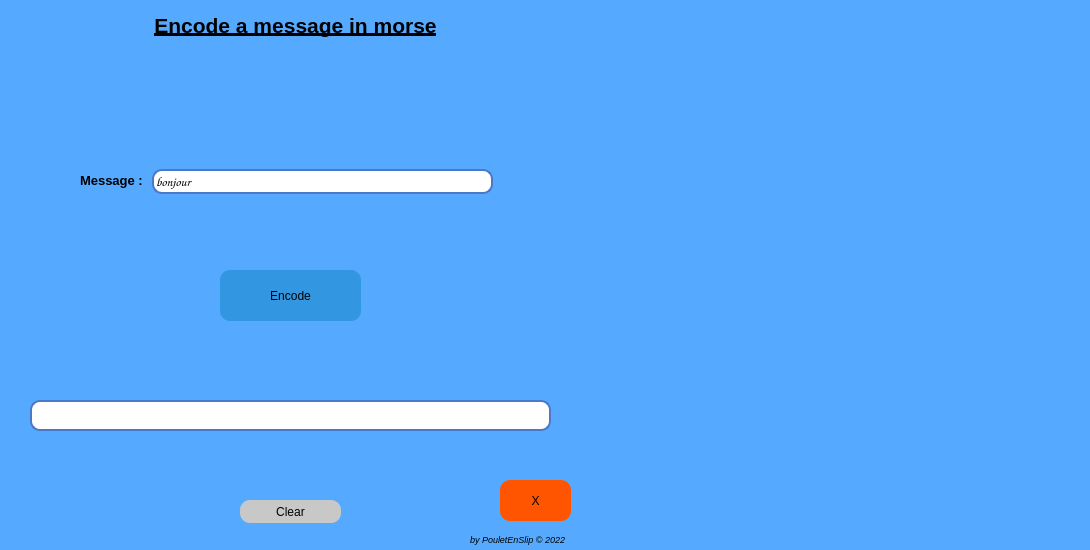
<?xml version="1.0" encoding="UTF-8"?>
<ui version="4.0">
 <class>MainWindow</class>
 <widget class="QMainWindow" name="MainWindow">
  <property name="geometry">
   <rect>
    <x>0</x>
    <y>0</y>
    <width>1090</width>
    <height>550</height>
   </rect>
  </property>
  <property name="minimumSize">
   <size>
    <width>1090</width>
    <height>550</height>
   </size>
  </property>
  <property name="maximumSize">
   <size>
    <width>1090</width>
    <height>550</height>
   </size>
  </property>
  <property name="windowTitle">
   <string>Morse encoding</string>
  </property>
  <property name="windowIcon">
   <iconset resource="Image.qrc">
    <normaloff>:/new/prefix1/icon.png</normaloff>:/new/prefix1/icon.png</iconset>
  </property>
  <property name="windowOpacity">
   <double>1.000000000000000</double>
  </property>
  <property name="styleSheet">
   <string notr="true">background-color: rgb(85, 170, 255);</string>
  </property>
  <widget class="QWidget" name="centralWidget">
   <widget class="QLineEdit" name="lEMessage">
    <property name="geometry">
     <rect>
      <x>152</x>
      <y>169</y>
      <width>341</width>
      <height>25</height>
     </rect>
    </property>
    <property name="font">
     <font>
      <family>Comic Sans MS</family>
      <pointsize>10</pointsize>
      <weight>50</weight>
      <italic>false</italic>
      <bold>false</bold>
     </font>
    </property>
    <property name="styleSheet">
     <string notr="true">QLineEdit {
background-color: rgb(255, 255, 255);
border: 2px solid  rgb(75, 120, 200);
border-radius: 10px;
font: 10pt &quot;Comic Sans MS&quot;;
}

QLineEdit::hover {
border: 2px solid  rgb(120, 160, 255);
}</string>
    </property>
    <property name="text">
     <string>bonjour</string>
    </property>
   </widget>
   <widget class="QPushButton" name="pBCoder">
    <property name="geometry">
     <rect>
      <x>220</x>
      <y>270</y>
      <width>141</width>
      <height>51</height>
     </rect>
    </property>
    <property name="styleSheet">
     <string notr="true">QPushButton {
font: 75 10pt &quot;MS Shell Dlg 2&quot;;
background-color: rgb(50, 150, 225);
border-radius: 10px;
font: 14pt &quot;Comic Sans MS&quot;;
}

QPushButton::hover {
background-color: rgb(60, 160, 230);
border-style: inset;
}

QPushButton::pressed {
background-color: rgb(85, 170, 255);
border-style: inset;
}</string>
    </property>
    <property name="text">
     <string>Encode</string>
    </property>
   </widget>
   <widget class="QPushButton" name="pBQuitter">
    <property name="geometry">
     <rect>
      <x>500</x>
      <y>480</y>
      <width>71</width>
      <height>41</height>
     </rect>
    </property>
    <property name="styleSheet">
     <string notr="true">QPushButton {
font: 12pt &quot;Comic Sans MS&quot;;
background-color: rgb(255, 85, 0);
border-radius: 10px;
}

QPushButton::hover {
background-color: rgb(255, 150, 25);
border-style: inset;
}

QPushButton::pressed {
background-color: rgb(255, 185, 50);
border-style: inset;
}</string>
    </property>
    <property name="text">
     <string>X</string>
    </property>
   </widget>
   <widget class="QLabel" name="lSign">
    <property name="geometry">
     <rect>
      <x>470</x>
      <y>530</y>
      <width>111</width>
      <height>20</height>
     </rect>
    </property>
    <property name="text">
     <string>&lt;!DOCTYPE HTML PUBLIC &quot;-//W3C//DTD HTML 4.0//EN&quot; &quot;http://www.w3.org/TR/REC-html40/strict.dtd&quot;&gt;
&lt;html&gt;&lt;head&gt;&lt;meta name=&quot;qrichtext&quot; content=&quot;1&quot; /&gt;&lt;style type=&quot;text/css&quot;&gt;
p, li { white-space: pre-wrap; }
&lt;/style&gt;&lt;/head&gt;&lt;body style=&quot; font-family:'MS Shell Dlg 2'; font-size:8.25pt; font-weight:400; font-style:normal;&quot;&gt;
&lt;p style=&quot; margin-top:0px; margin-bottom:0px; margin-left:0px; margin-right:0px; -qt-block-indent:0; text-indent:0px;&quot;&gt;&lt;span style=&quot; font-size:7pt; font-style:italic;&quot;&gt;by PouletEnSlip © 2022&lt;/span&gt;&lt;/p&gt;&lt;/body&gt;&lt;/html&gt;</string>
    </property>
   </widget>
   <widget class="QLabel" name="lInfo">
    <property name="geometry">
     <rect>
      <x>80</x>
      <y>170</y>
      <width>71</width>
      <height>21</height>
     </rect>
    </property>
    <property name="styleSheet">
     <string notr="true"/>
    </property>
    <property name="text">
     <string>&lt;!DOCTYPE HTML PUBLIC &quot;-//W3C//DTD HTML 4.0//EN&quot; &quot;http://www.w3.org/TR/REC-html40/strict.dtd&quot;&gt;
&lt;html&gt;&lt;head&gt;&lt;meta name=&quot;qrichtext&quot; content=&quot;1&quot; /&gt;&lt;style type=&quot;text/css&quot;&gt;
p, li { white-space: pre-wrap; }
&lt;/style&gt;&lt;/head&gt;&lt;body style=&quot; font-family:'MS Shell Dlg 2'; font-size:8.25pt; font-weight:400; font-style:normal;&quot;&gt;
&lt;p style=&quot; margin-top:0px; margin-bottom:0px; margin-left:0px; margin-right:0px; -qt-block-indent:0; text-indent:0px;&quot;&gt;&lt;span style=&quot; font-size:10pt; font-weight:600;&quot;&gt;Message :&lt;/span&gt;&lt;/p&gt;&lt;/body&gt;&lt;/html&gt;</string>
    </property>
   </widget>
   <widget class="QPushButton" name="pBClear">
    <property name="geometry">
     <rect>
      <x>240</x>
      <y>500</y>
      <width>101</width>
      <height>23</height>
     </rect>
    </property>
    <property name="styleSheet">
     <string notr="true">QPushButton {
background-color: rgb(200, 200, 200);
border-radius: 10px;
font: 10pt &quot;Comic Sans MS&quot;;
}

QPushButton::hover {
background-color: rgb(220, 220, 220);
border-style: inset;
}

QPushButton::pressed {
background-color: rgb(150, 150, 150);
border-style: inset;
}</string>
    </property>
    <property name="text">
     <string>Clear</string>
    </property>
   </widget>
   <widget class="QLineEdit" name="lEResultat">
    <property name="enabled">
     <bool>false</bool>
    </property>
    <property name="geometry">
     <rect>
      <x>30</x>
      <y>400</y>
      <width>521</width>
      <height>31</height>
     </rect>
    </property>
    <property name="styleSheet">
     <string notr="true">background-color: rgb(255, 255, 255);
border: 2px solid  rgb(75, 120, 200);
border-radius: 10px;
font: 12pt &quot;Comic Sans MS&quot;;</string>
    </property>
   </widget>
   <widget class="QLabel" name="lImage">
    <property name="geometry">
     <rect>
      <x>590</x>
      <y>10</y>
      <width>511</width>
      <height>531</height>
     </rect>
    </property>
    <property name="styleSheet">
     <string notr="true"/>
    </property>
    <property name="text">
     <string/>
    </property>
    <property name="pixmap">
     <pixmap resource="Image.qrc">:/new/prefix1/morse.png</pixmap>
    </property>
   </widget>
   <widget class="QLabel" name="label">
    <property name="geometry">
     <rect>
      <x>10</x>
      <y>10</y>
      <width>571</width>
      <height>31</height>
     </rect>
    </property>
    <property name="text">
     <string>&lt;!DOCTYPE HTML PUBLIC &quot;-//W3C//DTD HTML 4.0//EN&quot; &quot;http://www.w3.org/TR/REC-html40/strict.dtd&quot;&gt;
&lt;html&gt;&lt;head&gt;&lt;meta name=&quot;qrichtext&quot; content=&quot;1&quot; /&gt;&lt;style type=&quot;text/css&quot;&gt;
p, li { white-space: pre-wrap; }
&lt;/style&gt;&lt;/head&gt;&lt;body style=&quot; font-family:'MS Shell Dlg 2'; font-size:8.25pt; font-weight:400; font-style:normal;&quot;&gt;
&lt;p align=&quot;center&quot; style=&quot; margin-top:0px; margin-bottom:0px; margin-left:0px; margin-right:0px; -qt-block-indent:0; text-indent:0px;&quot;&gt;&lt;span style=&quot; font-size:16pt; font-weight:600; text-decoration: underline;&quot;&gt;Encode a message in morse&lt;/span&gt;&lt;/p&gt;&lt;/body&gt;&lt;/html&gt;</string>
    </property>
   </widget>
  </widget>
 </widget>
 <layoutdefault spacing="6" margin="11"/>
 <resources>
  <include location="Image.qrc"/>
 </resources>
 <connections/>
</ui>
